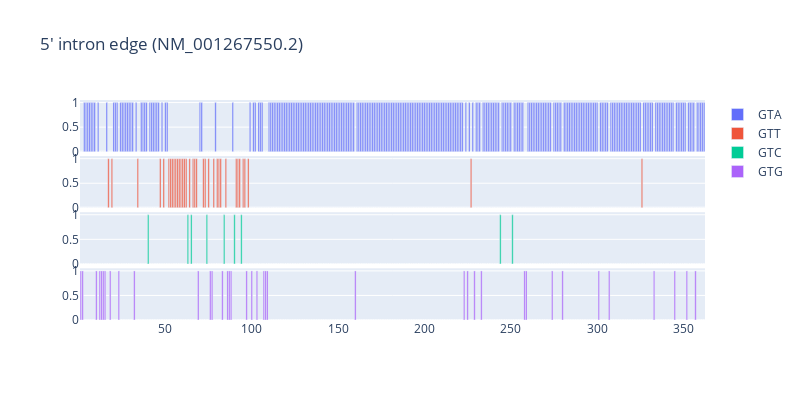

This figure's notebook cell:
### Code cell
# 各イントロンにおける5'側３塩基パターンの分布
fig = make_subplots(rows=4, cols=1, shared_xaxes=True, vertical_spacing=0.02)
for n, motif in enumerate(["GT"+"".join(i) for i in list("ATCG")]):
    introns = []
    for i in range(gbk.intron_num()):
        if gbk.intron_seq(i)[:len(motif)] == motif:
            introns.append(1)
        else:
            introns.append(0)
    x = [i+1 for i in range(len(introns))]
    y = introns
    df = pd.DataFrame({"introns": x, "existence":y, "intron":x})
    # ホバーテンプレートの設定
    hovertemplate = 'Intron: %{x}<extra></extra>'
    fig.add_trace(go.Bar(x=df['introns'], y=df['existence'], name=motif, hovertemplate=hovertemplate), row=n+1, col=1)
    # fig = px.bar(df, x="introns", y="existence", hover_data={'introns': False, 'existence': False, 'intron': True}, title=f"5' intron edge: {motif}" )
fig.update_layout(width=800, height=400, title_text=f"5' intron edge (NM_001267550.2)" )
fig.show()

### Figure 1 — Plotly figure (JSON) as saved in the notebook; plotly's stock layout.template omitted (floating-point values rounded to 4 significant figures; data arrays with more than 128 entries replaced by an {"elided": "..."} marker saying what was removed)
{"data": [{"hovertemplate": "Intron: %{x}<extra></extra>", "name": "GTA", "type": "bar", "x": {"elided": "362 int values"}, "xaxis": "x", "y": {"elided": "362 int values"}, "yaxis": "y"}, {"hovertemplate": "Intron: %{x}<extra></extra>", "name": "GTT", "type": "bar", "x": {"elided": "362 int values"}, "xaxis": "x2", "y": {"elided": "362 int values"}, "yaxis": "y2"}, {"hovertemplate": "Intron: %{x}<extra></extra>", "name": "GTC", "type": "bar", "x": {"elided": "362 int values"}, "xaxis": "x3", "y": {"elided": "362 int values"}, "yaxis": "y3"}, {"hovertemplate": "Intron: %{x}<extra></extra>", "name": "GTG", "type": "bar", "x": {"elided": "362 int values"}, "xaxis": "x4", "y": {"elided": "362 int values"}, "yaxis": "y4"}], "layout": {"height": 400, "title": {"text": "5' intron edge (NM_001267550.2)"}, "width": 800, "xaxis": {"anchor": "y", "domain": [0, 1], "matches": "x4", "showticklabels": false}, "xaxis2": {"anchor": "y2", "domain": [0, 1], "matches": "x4", "showticklabels": false}, "xaxis3": {"anchor": "y3", "domain": [0, 1], "matches": "x4", "showticklabels": false}, "xaxis4": {"anchor": "y4", "domain": [0, 1]}, "yaxis": {"anchor": "x", "domain": [0.765, 1.0]}, "yaxis2": {"anchor": "x2", "domain": [0.51, 0.745]}, "yaxis3": {"anchor": "x3", "domain": [0.255, 0.49]}, "yaxis4": {"anchor": "x4", "domain": [0, 0.235]}}}
